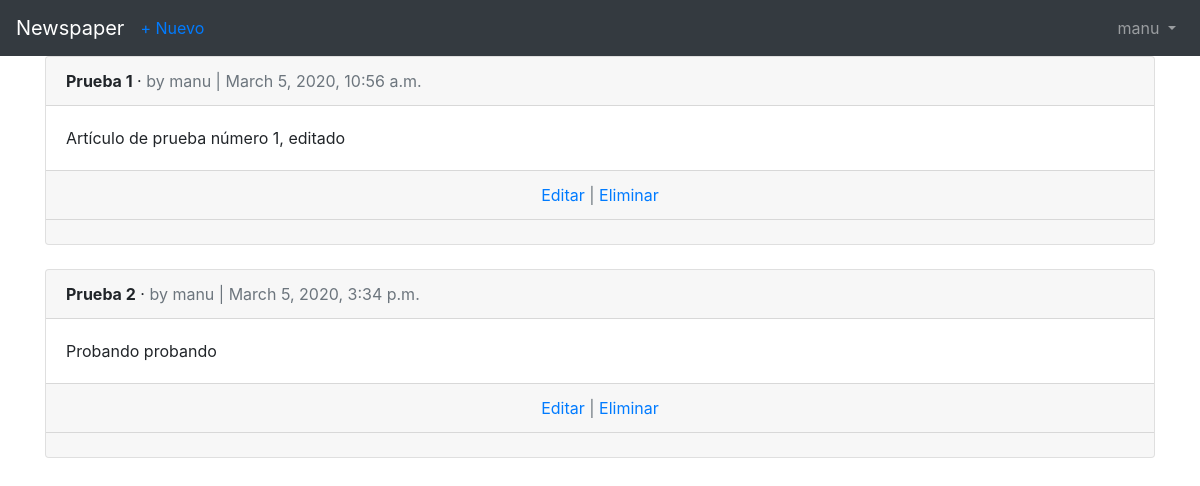
The page /articles/ (signed in) on the database as committed earlier.
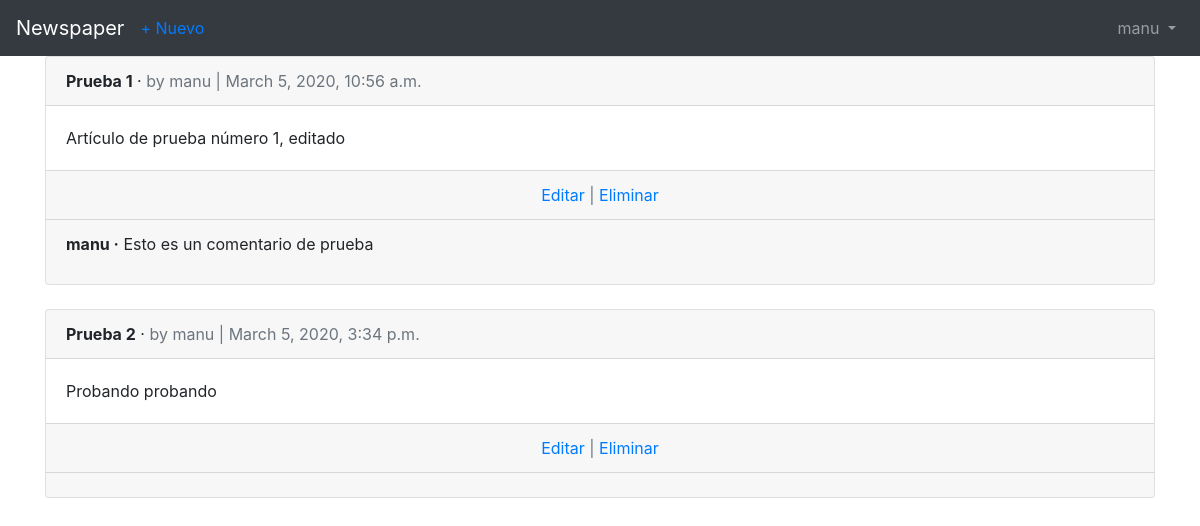
The same page on the database as committed later.
### users/models.py (models this page shows)
class CustomUser(AbstractUser):
    age = models.PositiveIntegerField(default=0)

### articles/models.py (models this page shows, shortened)
class Article(models.Model):
    title = models.CharField(max_length=255)
    body = models.TextField()
    date = models.DateTimeField(auto_now_add=True)
    author = models.ForeignKey(
        settings.AUTH_USER_MODEL,
        on_delete=models.CASCADE,
    )

class Comment(models.Model):
    article = models.ForeignKey(
        Article, on_delete=models.CASCADE, related_name='comments')
    comment = models.CharField(max_length=140)
    author = models.ForeignKey(
        settings.AUTH_USER_MODEL,
        on_delete=models.CASCADE,
    )
    def __str__(self):
        return self.comment

### articles/views.py (the view)
# urls.py: path('', views.ArticleListView.as_view(), name='article_list'),
class ArticleListView(LoginRequiredMixin, ListView):
    model = models.Article
    template_name = 'article_list.html'
    login_url = 'login'

### templates/article_list.html (shortened to what this page needs)
{% extends 'base.html' %}
{% block content %}
{% for article in object_list %}
<div class="card">
    <div class="card-header">
        <span class="font-weight-bold">{{ article.title }}</span> &middot;
        <span class="text-muted">by {{ article.author }} | {{ article.date }}</span>
    </div>
    <div class="card-body">
        {{ article.body }}
    </div>
    <div class="card-footer text-center text-muted">
        <a href="{% url 'article_edit' article.pk %}">Editar</a> |
        <a href="{% url 'article_delete' article.pk %}">Eliminar</a>
    </div>
    <div class="card-footer">
        {% for comment in article.comments.all %}
        <p>
            <span class="font-weight-bold">{{ comment.author }} &middot;</span>
            {{ comment }}
        </p>
        {% endfor %}
    </div>
</div>
<br />
{% endfor %}
{% endblock content %}

### templates/base.html (shortened to what this page needs)
<!doctype html>
<html lang="en">
<head>
    <link rel="stylesheet" href="https://maxcdn.bootstrapcdn.com/bootstrap/4.0.0/css/bootstrap.min.css"
>
</head>
<body>
    <nav class="navbar navbar-expand-md navbar-dark bg-dark mb- ">
        <a class="navbar-brand" href="{% url 'home' %}">Newspaper</a>
        {% if user.is_authenticated %}
        <ul class="navbar-nav mr-auto">
            <li class="nav-item"><a href="{% url 'article_new' %}">+ Nuevo</a></li>
        </ul>
        {% endif %}
        <div class="collapse navbar-collapse" id="navbarCollapse">
            {% if user.is_authenticated %}
            <ul class="navbar-nav ml-auto">
                <li class="nav-item">
                    <a class="nav-link dropdown-toggle" href="#" id="userMenu" data-toggle="dropdown"
                        aria-haspopup="true" aria-expanded="false">
                        {{ user.username }}
                    </a>
                </li>
            </ul>
            {% else %}
            <form class="form-inline ml-auto">
                <a href="{% url 'login' %}" class="btn btn-outline-secondary">Log in</a>
                <a href="{% url 'signup' %}" class="btn btn-primary ml- ">Sign up</a>
            </form>
            {% endif %}
        </div>
    </nav>
    <div class="container">
        {% block content %}
        {% endblock %}
    </div>
</body>
</html>

Rows that differ between the two databases and show on the page:
added Comment: author "manu", comment "Esto es un comentario de prueba", shown under Article "Prueba 1"
